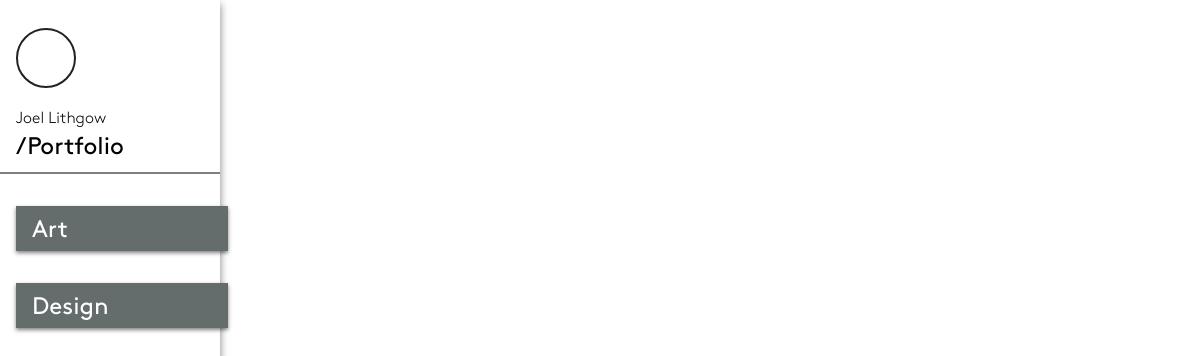
/portfolio/, run on an earlier commit of the app's database.
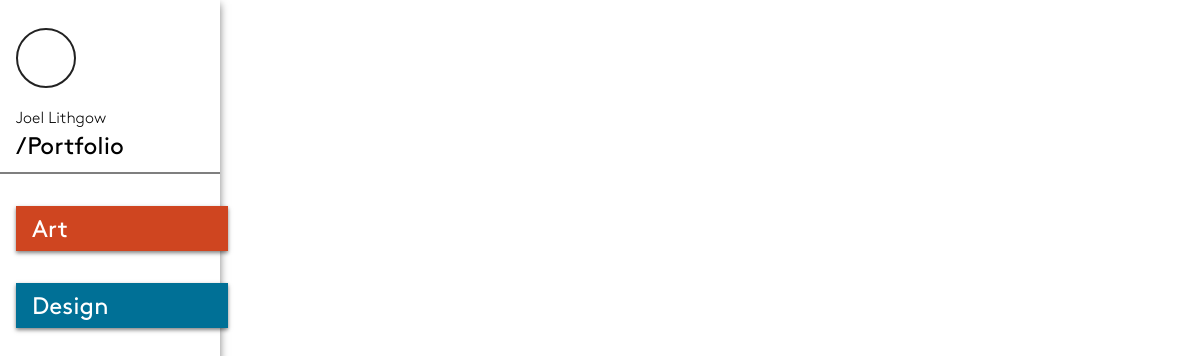
And on a later commit of the database.
### portfolio/models.py (models this page shows, shortened)
class Section(models.Model):
    section_title = models.CharField(max_length=250)
    section_color = models.CharField(max_length=250, default='#656C6C')
    section_description = models.CharField(max_length=250, default='No description provided.')

### portfolio/views.py (the view)
# urls.py: path('', views.table_of_contents, name='index'),
def table_of_contents(request):
    sections = Section.objects.all()
    context = {'sections': sections}
    return render(request, 'portfolio/portfolio.html', context)

### portfolio/templates/portfolio/portfolio.html (shortened to what this page needs)
<!DOCTYPE html>
{% load static %}
<html lang="en">
<head>
    <link rel="stylesheet" type="text/css" href="{% static 'portfolio/style.css' %}">
</head>
<body>
<div class="sideNav-container">
    <div class="sideNav-header">
        <img class="sideNav-header--profile" src="{% static 'portfolio/images/profile_user_white.svg' %}" alt="A profile picture of Joel Lithgow">
        <p>Joel Lithgow</p>
        <h5>/Portfolio</h5>
    </div>
    <div class="sideNav-body">
        <ul>
        {% for section in sections %}
            <li class="sideNav-body--Section--Main color-background--{{ section.section_color }}"><a href="{% url 'portfolio:section' section.section_title%}">{{ section.section_title }}</a></li>
        {% endfor %}
        </ul>
    </div>
</div>
</body>
</html>

### portfolio/static/portfolio/style.css (style rules this page uses)
* { margin: 0; padding: 0; }
html, body { height: 100% }
* { font-family: BrownStd, Helvetica, Arial, sans-serif; }
p { margin: 4px 0; }
h5 { font-size: 24px; margin: 4px 0; }
p { font-size: 16px; margin: 4px 0; }
li { list-style: none; }
a { text-decoration: none; }
.sideNav-container { width: 220px; height: 100%; position: fixed; top: 0; background-color: white; box-shadow: 0 4px 8px 0 rgba(0,0,0,0.5); }
.sideNav-header { padding: 8px 16px; border-bottom: rgba(0,0,0,0.5) solid 1px; }
.sideNav-header--profile { width: 56px; height: 56px; border: #222222 solid 2px; border-radius: 100%; margin: 20px 0 12px 0; }
.sideNav-body { padding: 0 16px; border-top: rgba(0,0,0,0.5) solid 1px; }
.sideNav-body--Section--Main { background-color: #656C6C; margin-right: -24px; box-shadow: 0 2px 4px 0 rgba(0,0,0,0.5); }
.sideNav-body--Section--Main > a { padding: 8px 0 8px 16px; margin: 32px 0 0 0; display: block; font-size: 24px; font-weight: bold; color: #ffffff; }
.color-background--CF4520 { background-color: #CF4520; color: #ffffff; }
.color-background--007096 { background-color: #007096; color: #ffffff; }

What changed in the data, as far as the page shows it:
changed Section "Art": section_color "#656C6C" → "CF4520" (drawn)
changed Section "Design": section_color "#656C6C" → "007096" (drawn)
